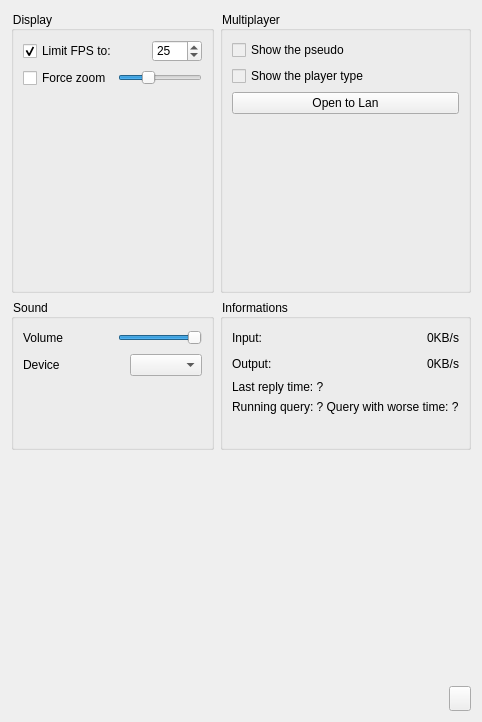
       <widget class="QWidget" name="page_options">
        <property name="styleSheet">
         <string notr="true">#page_options{background-image: url(:/images/background.jpg);}
</string>
        </property>
        <layout class="QVBoxLayout" name="verticalLayout_13">
         <item>
          <layout class="QGridLayout" name="gridLayout">
           <item row="0" column="0">
            <widget class="QGroupBox" name="groupBox_Options_Displayer">
             <property name="styleSheet">
              <string notr="true">background-image: url(:/images/light-white.png);color: rgb(0, 0, 0);</string>
             </property>
             <property name="title">
              <string>Display</string>
             </property>
             <layout class="QVBoxLayout" name="verticalLayout_6">
              <item>
               <layout class="QHBoxLayout" name="horizontalLayout_6">
                <item>
                 <widget class="QCheckBox" name="checkBoxLimitFPS">
                  <property name="text">
                   <string>Limit FPS to:</string>
                  </property>
                  <property name="checked">
                   <bool>true</bool>
                  </property>
                 </widget>
                </item>
                <item>
                 <widget class="QSpinBox" name="spinBoxMaxFPS">
                  <property name="maximumSize">
                   <size>
                    <width>50</width>
                    <height>16777215</height>
                   </size>
                  </property>
                  <property name="minimum">
                   <number>16</number>
                  </property>
                  <property name="value">
                   <number>25</number>
                  </property>
                 </widget>
                </item>
               </layout>
              </item>
              <item>
               <layout class="QHBoxLayout" name="horizontalLayout_58">
                <item>
                 <widget class="QCheckBox" name="forceZoom">
                  <property name="text">
                   <string>Force zoom</string>
                  </property>
                 </widget>
                </item>
                <item>
                 <widget class="QSlider" name="zoom">
                  <property name="minimum">
                   <number>1</number>
                  </property>
                  <property name="maximum">
                   <number>4</number>
                  </property>
                  <property name="value">
                   <number>2</number>
                  </property>
                  <property name="orientation">
                   <enum>Qt::Orientation::Horizontal</enum>
                  </property>
                 </widget>
                </item>
               </layout>
              </item>
              <item>
               <spacer name="verticalSpacer_4">
                <property name="orientation">
                 <enum>Qt::Orientation::Vertical</enum>
                </property>
                <property name="sizeHint" stdset="0">
                 <size>
                  <width>20</width>
                  <height>164</height>
                 </size>
                </property>
               </spacer>
              </item>
             </layout>
            </widget>
           </item>
           <item row="0" column="1">
            <widget class="QGroupBox" name="groupBox_Options_Multiplayer">
             <property name="styleSheet">
              <string notr="true">background-image: url(:/images/light-white.png);color: rgb(0, 0, 0);</string>
             </property>
             <property name="title">
              <string>Multiplayer</string>
             </property>
             <layout class="QVBoxLayout" name="verticalLayout_10">
              <item>
               <widget class="QCheckBox" name="checkBoxShowPseudo">
                <property name="enabled">
                 <bool>false</bool>
                </property>
                <property name="text">
                 <string>Show the pseudo</string>
                </property>
                <property name="checked">
                 <bool>false</bool>
                </property>
               </widget>
              </item>
              <item>
               <widget class="QCheckBox" name="checkBoxShowPlayerType">
                <property name="enabled">
                 <bool>false</bool>
                </property>
                <property name="toolTip">
                 <string>Show if is admin, developer, premium, normal</string>
                </property>
                <property name="text">
                 <string>Show the player type</string>
                </property>
                <property name="checked">
                 <bool>false</bool>
                </property>
               </widget>
              </item>
              <item>
               <widget class="QPushButton" name="openToLan">
                <property name="text">
                 <string>Open to Lan</string>
                </property>
               </widget>
              </item>
              <item>
               <spacer name="verticalSpacer_6">
                <property name="orientation">
                 <enum>Qt::Orientation::Vertical</enum>
                </property>
                <property name="sizeHint" stdset="0">
                 <size>
                  <width>20</width>
                  <height>167</height>
                 </size>
                </property>
               </spacer>
              </item>
             </layout>
            </widget>
           </item>
           <item row="1" column="0">
            <widget class="QGroupBox" name="groupBox">
             <property name="styleSheet">
              <string notr="true">background-image: url(:/images/light-white.png);color: rgb(0, 0, 0);</string>
             </property>
             <property name="title">
              <string>Sound</string>
             </property>
             <layout class="QVBoxLayout" name="verticalLayout_11">
              <item>
               <layout class="QHBoxLayout" name="horizontalLayout_56">
                <item>
                 <widget class="QLabel" name="label_25">
                  <property name="text">
                   <string>Volume</string>
                  </property>
                 </widget>
                </item>
                <item>
                 <spacer name="horizontalSpacer_49">
                  <property name="orientation">
                   <enum>Qt::Orientation::Horizontal</enum>
                  </property>
                  <property name="sizeHint" stdset="0">
                   <size>
                    <width>40</width>
                    <height>20</height>
                   </size>
                  </property>
                 </spacer>
                </item>
                <item>
                 <widget class="QSlider" name="audioVolume">
                  <property name="styleSheet">
                   <string notr="true">background-image: url(:/images/empty.png);</string>
                  </property>
                  <property name="maximum">
                   <number>100</number>
                  </property>
                  <property name="value">
                   <number>100</number>
                  </property>
                  <property name="orientation">
                   <enum>Qt::Orientation::Horizontal</enum>
                  </property>
                 </widget>
                </item>
               </layout>
              </item>
              <item>
               <layout class="QHBoxLayout" name="horizontalLayout_59">
                <item>
                 <widget class="QLabel" name="label_20">
                  <property name="text">
                   <string>Device</string>
                  </property>
                 </widget>
                </item>
                <item>
                 <spacer name="horizontalSpacer_56">
                  <property name="orientation">
                   <enum>Qt::Orientation::Horizontal</enum>
                  </property>
                  <property name="sizeHint" stdset="0">
                   <size>
                    <width>40</width>
                    <height>20</height>
                   </size>
                  </property>
                 </spacer>
                </item>
                <item>
                 <widget class="QComboBox" name="audiodevice"/>
                </item>
               </layout>
              </item>
              <item>
               <spacer name="verticalSpacer_13">
                <property name="orientation">
                 <enum>Qt::Orientation::Vertical</enum>
                </property>
                <property name="sizeHint" stdset="0">
                 <size>
                  <width>20</width>
                  <height>40</height>
                 </size>
                </property>
               </spacer>
              </item>
             </layout>
            </widget>
           </item>
           <item row="1" column="1">
            <widget class="QGroupBox" name="groupBox_2">
             <property name="styleSheet">
              <string notr="true">background-image: url(:/images/light-white.png);color: rgb(0, 0, 0);</string>
             </property>
             <property name="title">
              <string>Informations</string>
             </property>
             <layout class="QVBoxLayout" name="verticalLayout_9">
              <item>
               <layout class="QHBoxLayout" name="horizontalLayout_13">
                <item>
                 <widget class="QLabel" name="label_11">
                  <property name="text">
                   <string>Input:</string>
                  </property>
                 </widget>
                </item>
                <item>
                 <spacer name="horizontalSpacer_20">
                  <property name="orientation">
                   <enum>Qt::Orientation::Horizontal</enum>
                  </property>
                  <property name="sizeHint" stdset="0">
                   <size>
                    <width>40</width>
                    <height>20</height>
                   </size>
                  </property>
                 </spacer>
                </item>
                <item>
                 <widget class="QLabel" name="labelInput">
                  <property name="text">
                   <string>0KB/s</string>
                  </property>
                 </widget>
                </item>
               </layout>
              </item>
              <item>
               <layout class="QHBoxLayout" name="horizontalLayout_20">
                <item>
                 <widget class="QLabel" name="label_12">
                  <property name="text">
                   <string>Output:</string>
                  </property>
                 </widget>
                </item>
                <item>
                 <spacer name="horizontalSpacer_21">
                  <property name="orientation">
                   <enum>Qt::Orientation::Horizontal</enum>
                  </property>
                  <property name="sizeHint" stdset="0">
                   <size>
                    <width>40</width>
                    <height>20</height>
                   </size>
                  </property>
                 </spacer>
                </item>
                <item>
                 <widget class="QLabel" name="labelOutput">
                  <property name="text">
                   <string>0KB/s</string>
                  </property>
                 </widget>
                </item>
               </layout>
              </item>
              <item>
               <widget class="QLabel" name="labelLastReplyTime">
                <property name="text">
                 <string>Last reply time: ?</string>
                </property>
               </widget>
              </item>
              <item>
               <widget class="QLabel" name="labelQueryList">
                <property name="text">
                 <string>Running query: ? Query with worse time: ?</string>
                </property>
               </widget>
              </item>
              <item>
               <spacer name="verticalSpacer_12">
                <property name="orientation">
                 <enum>Qt::Orientation::Vertical</enum>
                </property>
                <property name="sizeHint" stdset="0">
                 <size>
                  <width>20</width>
                  <height>24</height>
                 </size>
                </property>
               </spacer>
              </item>
             </layout>
            </widget>
           </item>
          </layout>
         </item>
         <item>
          <spacer name="verticalSpacer_7">
           <property name="orientation">
            <enum>Qt::Orientation::Vertical</enum>
           </property>
           <property name="sizeHint" stdset="0">
            <size>
             <width>20</width>
             <height>230</height>
            </size>
           </property>
          </spacer>
         </item>
         <item>
          <layout class="QHBoxLayout" name="horizontalLayout_14">
           <item>
            <spacer name="horizontalSpacer">
             <property name="orientation">
              <enum>Qt::Orientation::Horizontal</enum>
             </property>
             <property name="sizeHint" stdset="0">
              <size>
               <width>40</width>
               <height>20</height>
              </size>
             </property>
            </spacer>
           </item>
           <item>
            <widget class="QToolButton" name="toolButton_quit_options">
             <property name="minimumSize">
              <size>
               <width>22</width>
               <height>25</height>
              </size>
             </property>
             <property name="maximumSize">
              <size>
               <width>22</width>
               <height>25</height>
              </size>
             </property>
             <property name="styleSheet">
              <string notr="true">QToolButton::hover {
background-position:left center;
}
QToolButton::pressed {
background-position:left bottom;
}
QToolButton { 
background-image: url(:/images/interface/quit.png);
border-image: url(:/images/empty.png);
}</string>
             </property>
            </widget>
           </item>
          </layout>
         </item>
        </layout>
       </widget>
